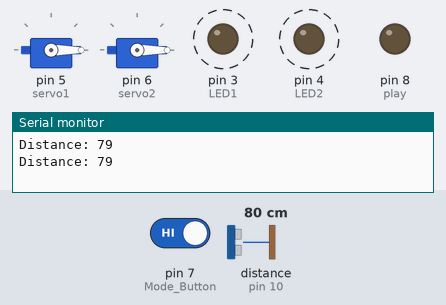
Simulated run of this sketch. Board: Arduino Uno, built with avr-gcc and run on an emulated ATmega328P. On the bench: 2 × servo, output pins drawn as LEDs (lit = HIGH), the last lines printed to the serial monitor. Wiring (inferred from the names in the program): ultrasonic range finder: trigger pin 9; echo pin 10. Dashed ring = blinking. The inputs (shaded band) are chosen by the test bench; at power-on: distance to the obstacle (sensor on pin 10) 80 cm, pin 7 (Mode_Button) HIGH. The echo pulse lasts 58.3 µs per cm; pins used as bus, display or sensor lines are not drawn.

Above: at 2.8 s.
2.9 s: distance to the obstacle (sensor on pin 10) set to 24 cm
6.4 s: distance to the obstacle (sensor on pin 10) set to 19 cm
At 7.6 s:
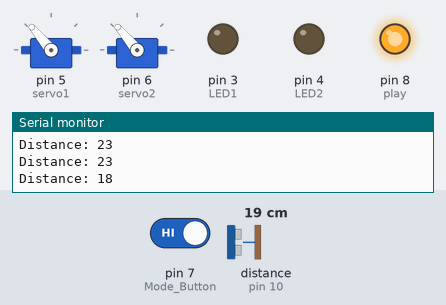
8.5 s: pin 7 (Mode_Button) driven LOW
At 12.6 s:
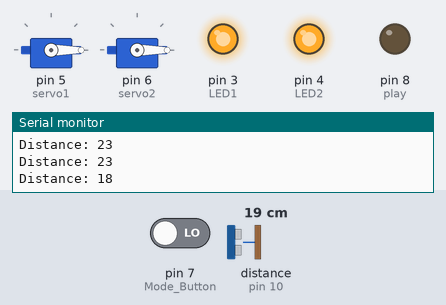
12.7 s: pin 7 (Mode_Button) driven HIGH
At 13.8 s:
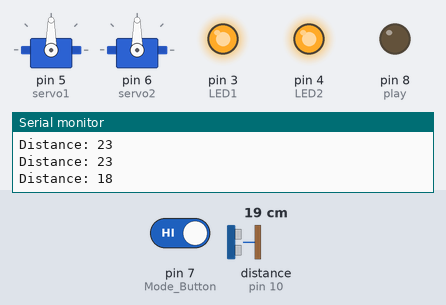
Timing chart, 0 to 16.0 s (numbered marks = the images above; inputs shaded):
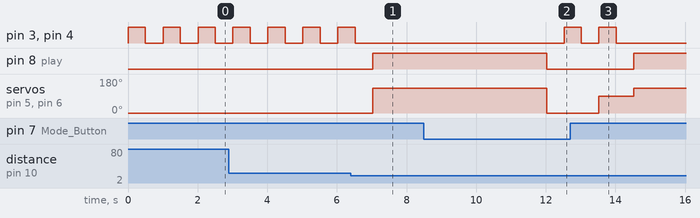

The sketch:

Speaker_and_ultasonic_Arduino_code.ino
```cpp
#include <Servo.h>

Servo servo1;
Servo servo2;
int LED1 = 3;
int LED2 = 4;
int Mode_Button =7;
const int trigPin = 9;
const int echoPin = 10;
int play=8;
long duration;
int distance;

void setup() {
  Serial.begin(9600);
  pinMode(Mode_Button, INPUT_PULLUP);
  pinMode(LED1, OUTPUT);
  pinMode(LED2, OUTPUT);
  pinMode(trigPin, OUTPUT);
	pinMode(echoPin, INPUT);
  pinMode(play,OUTPUT);
  digitalWrite(play,LOW);
  servo1.attach(5);
  servo2.attach(6);
  servo1.write(0); // set servo1 to 90 degrees
  servo2.write(0);


}

void loop() {
  int Mode_Button1 = digitalRead(Mode_Button);
  digitalWrite(LED1, HIGH);
  digitalWrite(LED2, HIGH);
  delay(500);
  digitalWrite(LED1, LOW);
  digitalWrite(LED2, LOW);
  delay(500);
  if (Mode_Button1 == 1) {
    digitalWrite(trigPin, LOW);
	  delayMicroseconds(2);
	  digitalWrite(trigPin, HIGH);
	  delayMicroseconds(10);
	  digitalWrite(trigPin, LOW);
    duration = pulseIn(echoPin, HIGH);
    distance = (duration*.0343)/2;
    Serial.print("Distance: ");
    Serial.println(distance);
    if (distance<=20){
      servo1.write(130); // set servo1 to 90 degrees
      servo2.write(130);
      digitalWrite(play, HIGH);
      delay(5000);
      digitalWrite(play, LOW);
      servo1.write(0); // set servo1 to 0 degrees
      servo2.write(0);
      delay(500);


    } else{
      digitalWrite(play, LOW);
      servo1.write(0); // set servo1 to 0 degrees
      servo2.write(0);

    }

  } else {
      servo1.write(90);
      servo2.write(90);
    }


}
```

Measured:
- the behaviour switches between 22 and 21 cm on distance to the obstacle (sensor on pin 10) (found by bisection; images 0 and 1)
- after the input at 6.4 s, pin 3 (LED1), pin 4 (LED2): goes on until 6.5 s, then stays LOW; pin 8 (play): LOW → HIGH after 0.62 s; servo on pin 5 (servo1), servo on pin 6 (servo2): 0° → 130° after 0.62 s
- after the input at 12.7 s, pin 3 (LED1), pin 4 (LED2): goes on until 14.0 s, then stays LOW; pin 8 (play): LOW → HIGH after 1.8 s
- by itself, pin 3 (LED1), pin 4 (LED2): alternates HIGH for 0.50 s and LOW for 0.50 s
